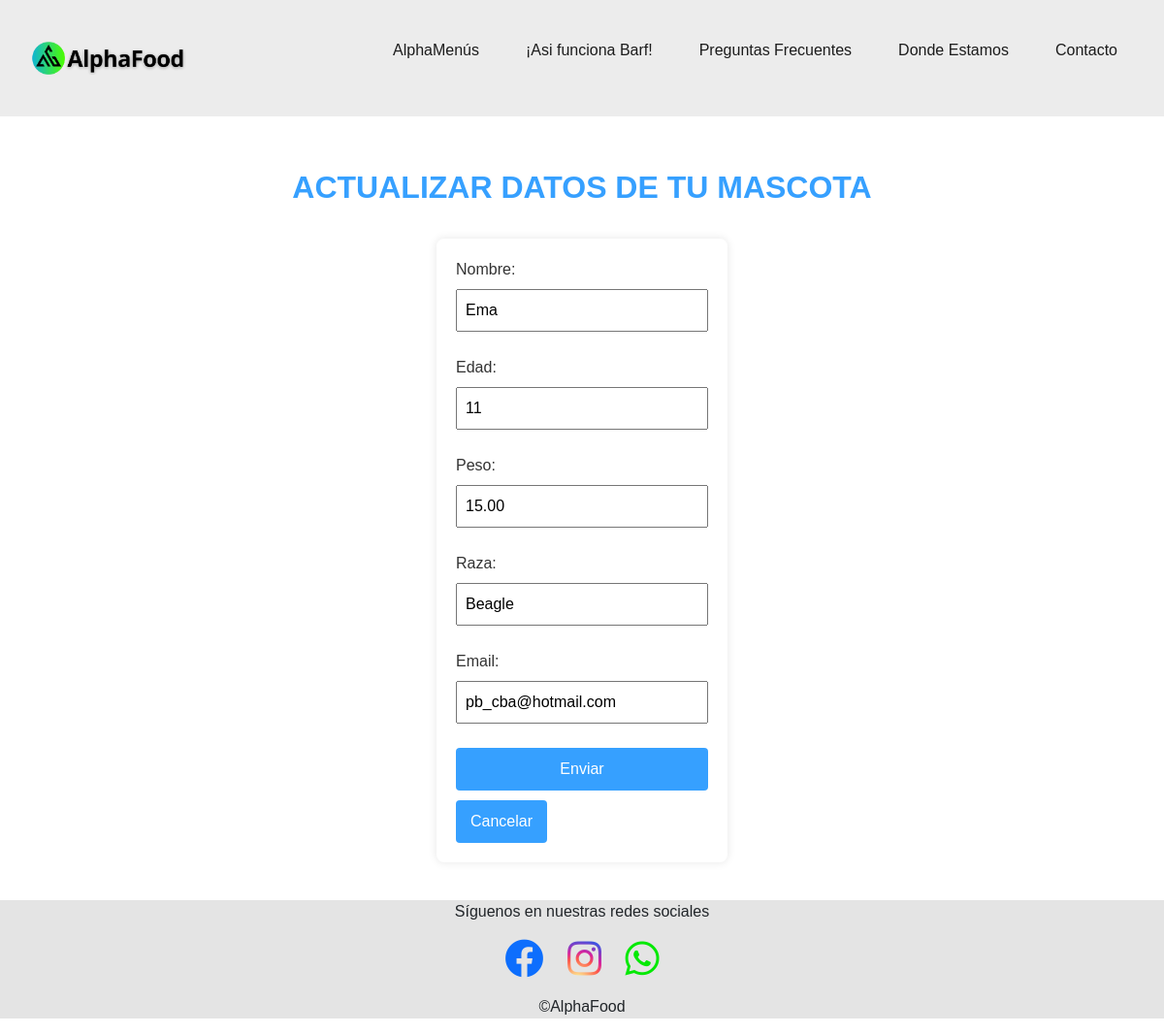
Screenshot of /mascotas/mascotas/editar/14/ with the database file from the repository.
### mascotas_app/models.py (models this page shows)
class Mascota(models.Model):
    id = models.AutoField(primary_key=True, verbose_name="ID")
    nombre = models.CharField(max_length=100, verbose_name="Nombre", null=False, blank=False)
    edad = models.IntegerField(verbose_name="Edad", null=False, blank=False)
    peso = models.DecimalField(max_digits=5, decimal_places=2, verbose_name="Peso", null=False, blank=False)
    raza = models.CharField(max_length=100, verbose_name="Raza", null=False, blank=False)
    email = models.EmailField(verbose_name="Email", null=False, blank=False)

### mascotas_app/views.py (the view)
# urls.py: path('mascotas/editar/<int:id>/', views.editar, name='editar'),
def editar(request, id):
    mascota=Mascota.objects.get(id=id)
    formulario=MascotaForm(request.POST or None, request.FILES or None, instance=mascota)
    if formulario.is_valid() and request.POST:
        formulario.save()
        return redirect ('mascotas_app:mascotas')
    return render(request, 'mascotas/editar.html', {'formulario': formulario})

### mascotas_app/forms.py
class MascotaForm(forms.ModelForm):
    class Meta:
        model= Mascota
        fields = '__all__'

### mascotas_app/templates/mascotas/editar.html (shortened to what this page needs)
{% extends "base.html" %}
{% block contenido %}
<h2>ACTUALIZAR DATOS DE TU MASCOTA</h2>
<br>
{% include 'mascotas/form.html' %}
<br>
{% endblock %}

### mascotas_app/templates/mascotas/form.html (shortened to what this page needs)
<form  method="post" enctype="multipart/form-data">
    {% for campo in formulario %}
    <div>
        <label for="">{{campo.label}}:</label>
        <input
        type="{{campo.field.widget.input_type}}"
        id= ""
        name="{{campo.name}}"
        placeholder="{{campo.label}}"
        value="{{ campo.value|default_if_none:'' }}"
        required>
    </div>
    {% endfor %}
    <input name="" id="" type="submit" value = "Enviar">
    <a name="" id="" class="button" href="{% url 'mascotas_app:mascotas' %}">Cancelar</a>
</form>

### mascotas_app/static/mascotas/css/styles2.css (style rules this page uses)
* { margin: 0; padding: 0; box-sizing: border-box; font-family: sans-serif; scroll-behavior: smooth; }
h2 { color: #36A0FF; font-weight: bold; padding-top: 20px; text-align: center; margin: 10px; }

### mascotas_app/static/mascotas/css/form.css (style rules this page uses)
form { background-color: #fff; padding: 20px; border-radius: 8px; box-shadow: 0 0 10px rgba(0, 0, 0, 0.1); max-width: 300px; margin: 0 auto; }
div { margin-bottom: 15px; }
label { display: block; margin-bottom: 8px; color: #333; }
input { width: 100%; padding: 8px; box-sizing: border-box; margin-bottom: 10px; }
input[type="submit"], a.button { color:#fff; background-color: #36A0FF; padding: 10px 15px; border: none; border-radius: 4px; cursor: pointer; text-decoration: none; display: inline-block; text-align: center; }

### rows the page displays
Mascota: nombre "Ema" "15.00" "Beagle" "pb_cba@hotmail.com"

### other values shown
{{ campo.label }} "Nombre" "Edad" "Peso" "Raza" "Email"
